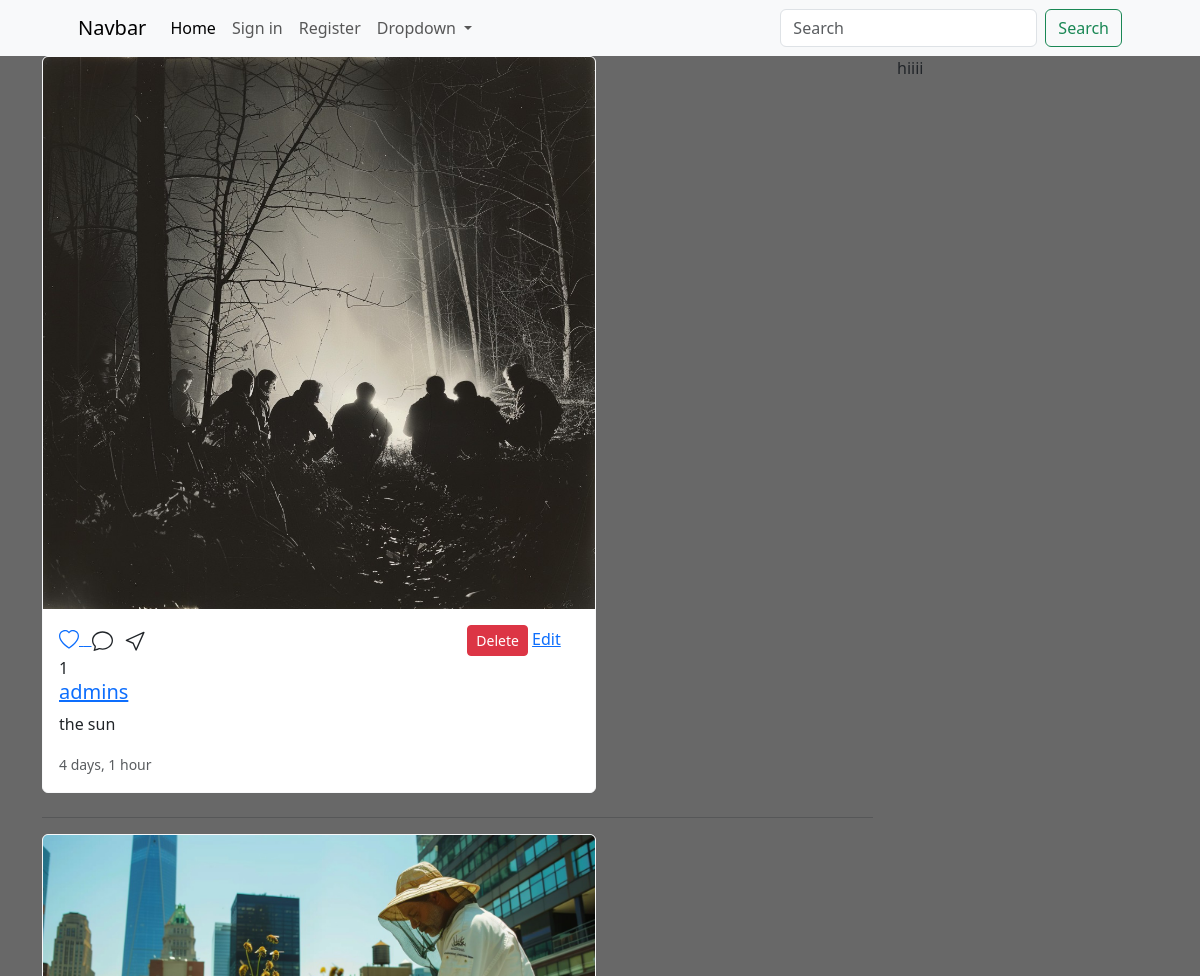
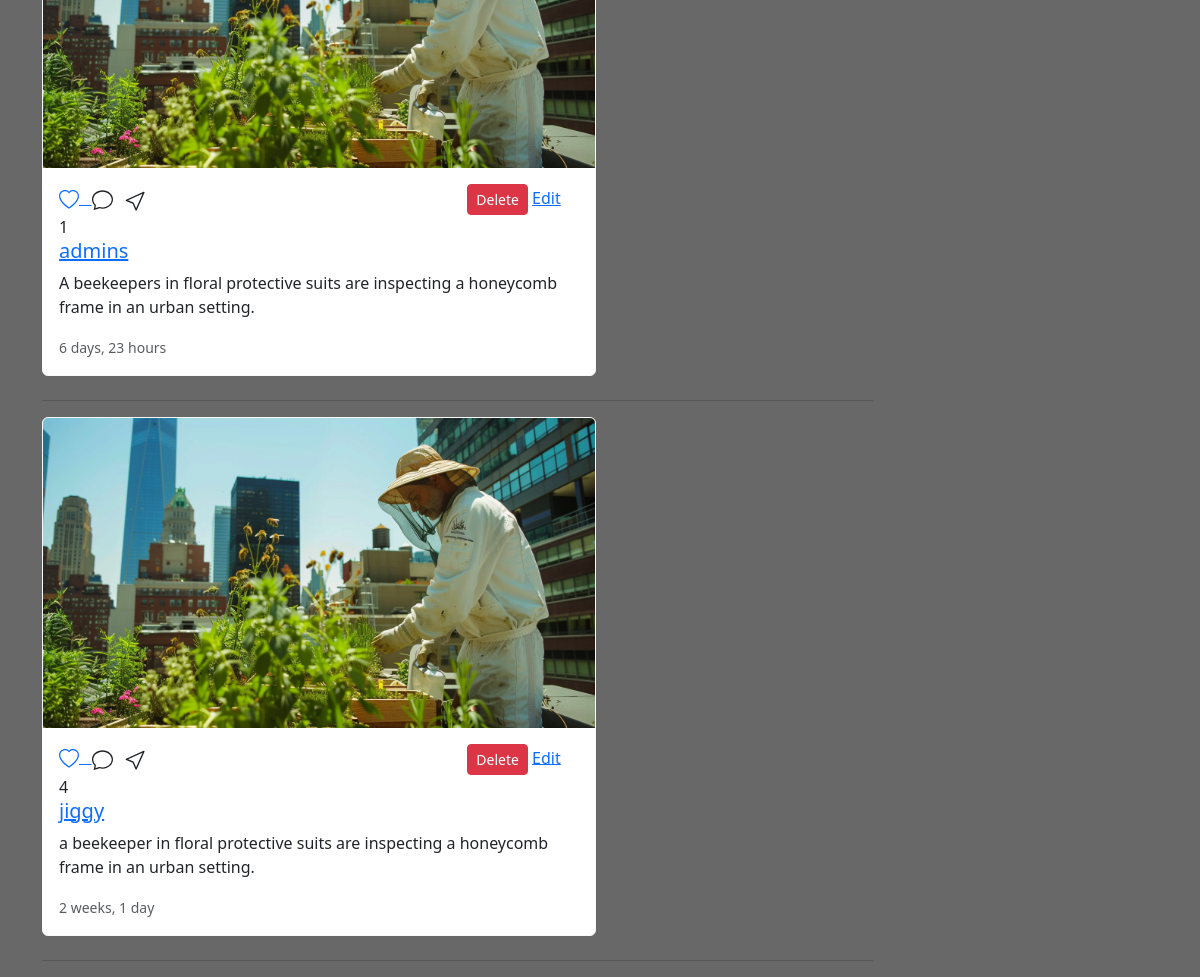
Before: / with the older database file (2 pictures, top to bottom).
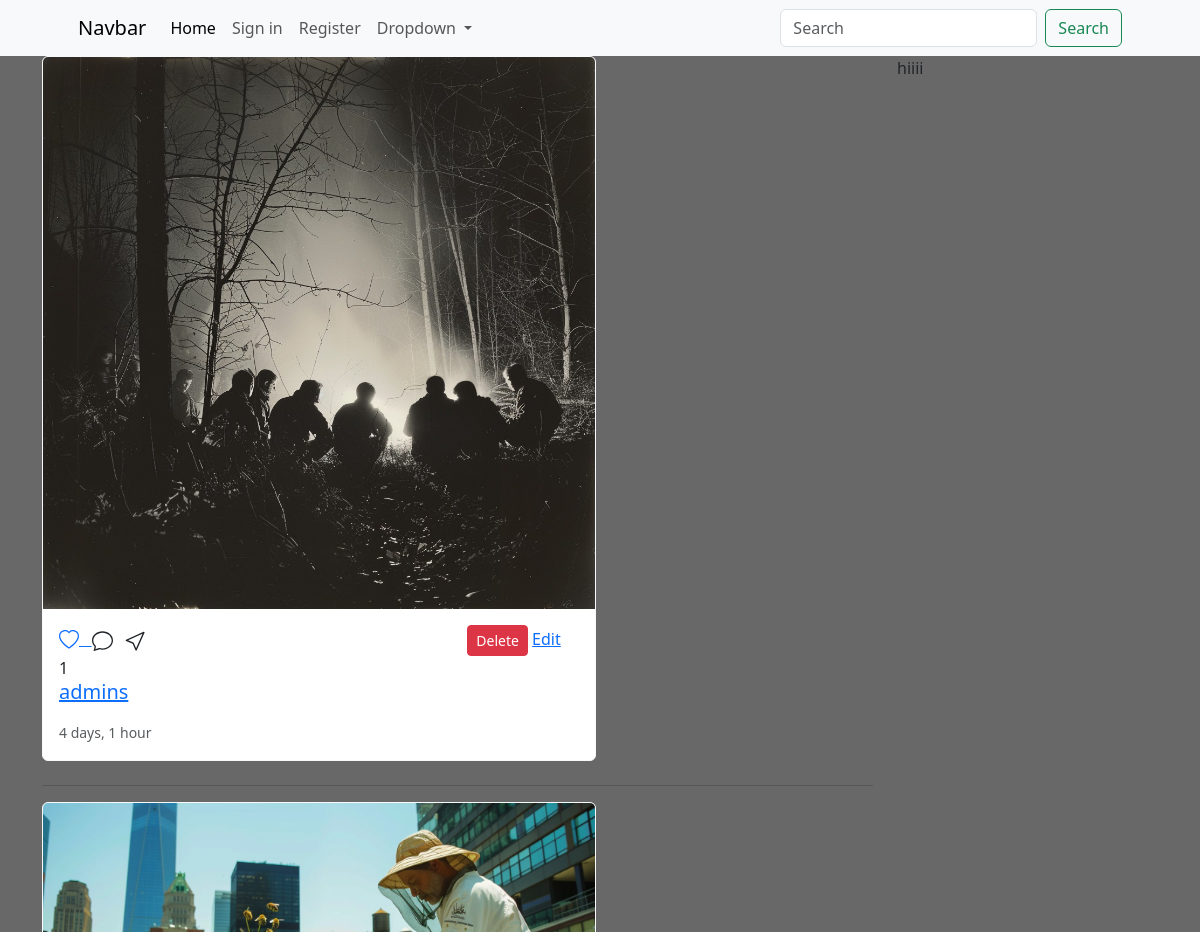
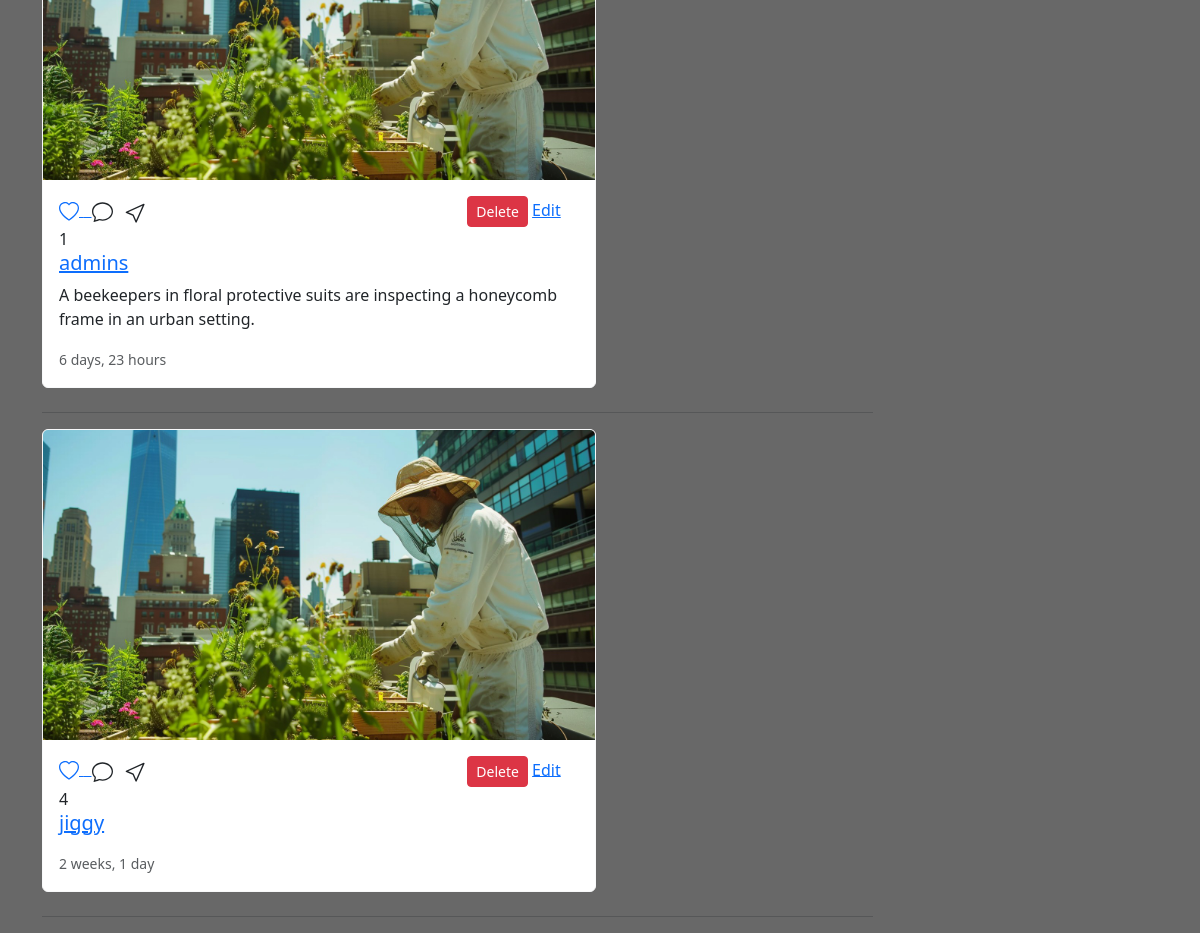
After: the same page with the newer database file (2 pictures, top to bottom).
### main/models.py (models this page shows, shortened)
class Post(models.Model):
    user = models.ForeignKey(User,on_delete=models.CASCADE)
    image = models.ImageField(upload_to='posts/')
    caption = models.TextField(blank=True)
    create_at = models.DateTimeField(auto_now_add=True)
    likes = models.IntegerField(default=0)

### main/views.py (the view)
# urls.py: 2. Add a URL to urlpatterns:  path('', views.home, name='home')
def home(request):
    posts = Post.objects.all().order_by('-create_at')
    context = {"posts":posts}
    return render(request,'home.html',context)

### templates/home.html (shortened to what this page needs)
{% extends 'partial/main.html' %}
{% load static %}
{% block content %}
<div class="container">
    <div class="row">
        <div class="col-9">
            {% for post in posts%}
            <div class="card col-sm-8 mb-4 card border-light">
                <a href="{% url 'post_detail' post.id %}"><img src="{{post.image.url}}" class="card-img-top" alt="..."></a>
                <div class="card-body">
                    <div class="run">
                        <a href="{% url 'like_detail' post.id %}">
                        </a>
                            <a href="{% url 'delete' post.id %}" class="btn  btn-sm btn-danger"  >Delete</a>
                            <a href="{% url 'update_upload' post.id%}">Edit</a>
                    </div>
                    {{post.likes}}
                <a href="{% url 'profile' post.user.username %}"><h5 class="card-title">{{post.user}}</h5> </a>
                <p class="card-text">{{post.caption}}</p>
                <p class="card-text"><small class="text-body-secondary">{{post.create_at|timesince}}</small></p>
                </div>
            </div>
            <hr>
            {% endfor %}
        </div>
        <div class="col-3">
            hiiii
        </div>
    </div>
</div>
{% endblock %}

Changed rows visible on the page:
changed Post "4 days, 1 hour": caption "the sun" → (not shown)
changed Post "2 weeks, 1 day": caption "a beekeeper in floral protective suits are inspecting a honeycomb frame in an urban setting." → (not shown)
